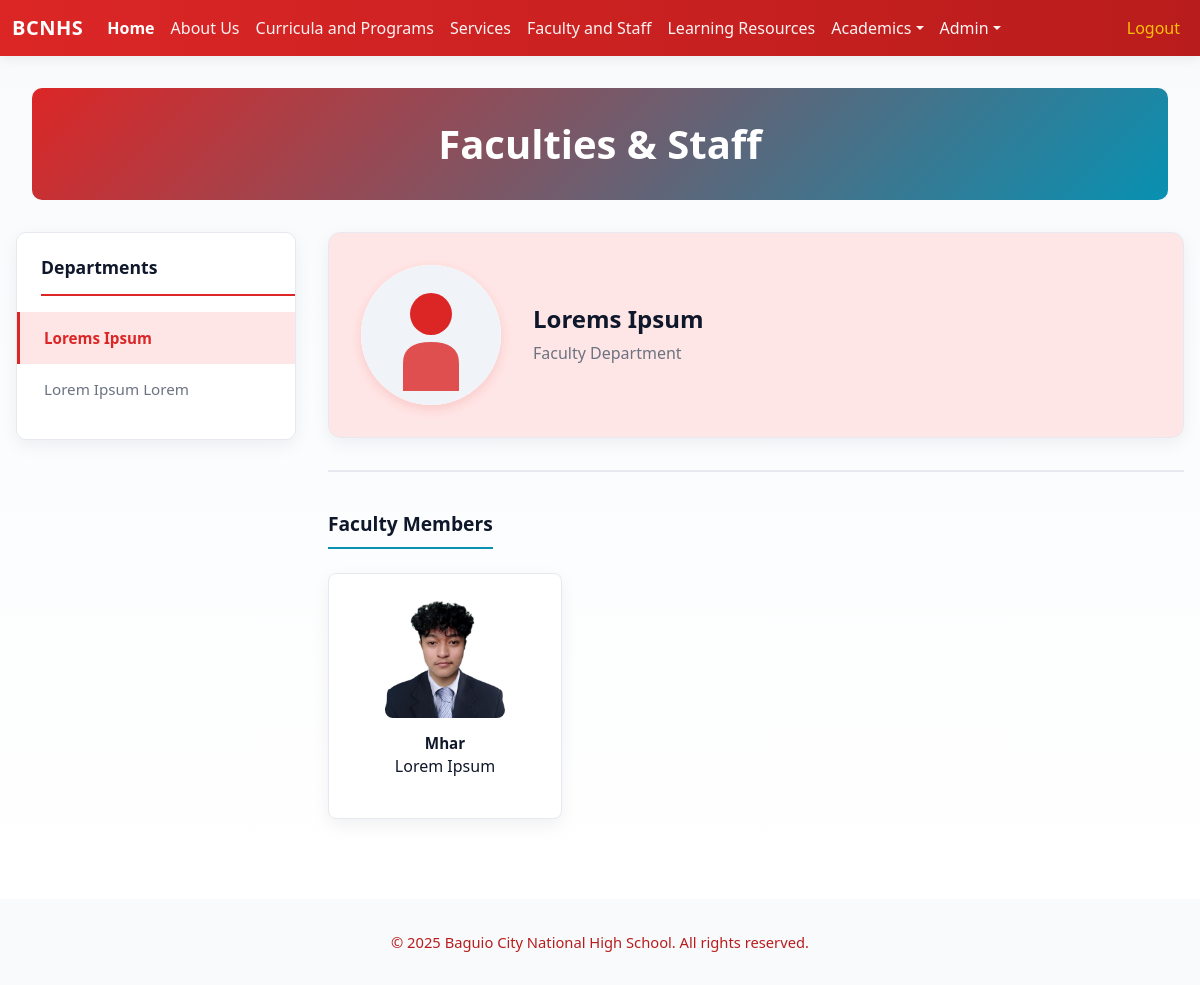
Screenshot of /faculties_staff/index.php (signed in) with the database file from the repository.
### tables this page shows
CREATE TABLE `faculty` (
  `id` int(11) NOT NULL,
  `name` text NOT NULL
);

### functions/functions.php (called while the page is built, shortened)
<?php
class Database {
    private $pdo;
    public function __construct() {
        $host = 'localhost';
        $user = 'root';
        $pass = '';
        $dbname = 'bcnhs';
        $charset = 'utf8mb4';
        try {
            $dsn = "mysql:host=$host;dbname=$dbname;charset=$charset";
            $options = [
                PDO::ATTR_ERRMODE            => PDO::ERRMODE_EXCEPTION,
                PDO::ATTR_DEFAULT_FETCH_MODE => PDO::FETCH_ASSOC,
                PDO::ATTR_EMULATE_PREPARES   => false,
            ];
            $this->pdo = new PDO($dsn, $user, $pass, $options);
        } catch (PDOException $e) {
            die("connection failed: " . $e->getMessage());
        }
    }
    public function getPDO() {
        return $this->pdo;
    }
}
class FacultyModule {
    private $pdo;
    public function __construct() {
        $db = new Database();
        $this->pdo = $db->getPDO();
    }
    public function fetchFaculty() {
        $fetch = $this->pdo->query("SELECT * FROM faculty");
        return $fetch->fetchAll();
    }
}
class FacultyStaffModule {
    private $pdo;
    public function __construct() {
        $db = new Database();
        $this->pdo = $db->getPDO();
    }
    public function fetchFacultyStaff() {
        $fetch = $this->pdo->query("SELECT fs.*, f.name as faculty_name FROM `faculty-staff` fs LEFT JOIN faculty f ON fs.faculty_id = f.id");
        return $fetch->fetchAll();
    }
}
?>

### faculties_staff/index.php (the view, shortened to what this page needs)
<?php
include('../functions/functions.php');
$facultyModule = new FacultyModule();
$faculties = $facultyModule->fetchFaculty();
$staffModule = new FacultyStaffModule();
$staffMembers = $staffModule->fetchFacultyStaff();
?>
<!DOCTYPE html>
<html lang="en">
<head>
    <link href="../node_modules/bootstrap/dist/css/bootstrap.min.css" rel="stylesheet">
    <link href="../css/style.css" rel="stylesheet">
</head>
<body>
    <?php include('../includes/header.php'); ?>
    <main class="faculties-staff-main">
        <h1 style="text-align: center; margin-bottom: 2rem; font-size: 2.5rem; font-weight: 700; color: white; background: linear-gradient(135deg, var(--color-primary), var(--color-secondary)); padding: 2rem 1rem; border-radius: 10px; margin: 0 1rem 2rem 1rem;">Faculties & Staff</h1>
        <div class="faculties-container">
            <aside class="faculties-sidebar">
                <nav class="faculties-nav">
                    <h3 class="nav-title">Departments</h3>
                    <ul class="nav-list">
                        <?php foreach($faculties as $index => $faculty){ ?>
                        <li><a href="#dept-<?php echo $index; ?>" class="nav-link <?php echo $index === 0 ? 'active' : ''; ?>" data-dept="<?php echo $index; ?>"><?php echo $faculty['name'] ?></a></li>
                        <?php }?>
                    </ul>
                </nav>
            </aside>
            <section class="faculties-content">
                <?php foreach($faculties as $index => $faculty){ ?>
                <div id="dept-<?php echo $index; ?>" class="department-section <?php echo $index === 0 ? 'active' : ''; ?>">
                    <div class="department-head">
                        <div class="head-card">
                            <div class="head-photo">
                                <svg xmlns="http://www.w3.org/2000/svg" viewBox="0 0 100 100" width="100" height="100">
                                    <circle cx="50" cy="50" r="50" fill="#f0f4f8"/>
                                    <circle cx="50" cy="35" r="15" fill="#dc2626"/>
                                    <path d="M 30 70 Q 30 55 50 55 Q 70 55 70 70 L 70 90 Q 70 90 50 90 Q 30 90 30 90 Z" fill="#dc2626" opacity="0.8"/>
                                </svg>
                            </div>
                            <div class="head-info">
                                <h3 class="head-name"><?php echo $faculty['name'] ?></h3>
                                <p class="head-position">Faculty Department</p>
                            </div>
                        </div>
                    </div>
                    <h4 class="staff-title">Faculty Members</h4>
                    <div class="staff-grid">
                        <?php
                        $deptStaff = array_filter($staffMembers, function($staff) use ($faculty) {
                            return isset($staff['faculty_id']) && $staff['faculty_id'] == $faculty['id'];
                        });
                        if(count($deptStaff) > 0) {
                            foreach($deptStaff as $staff){ ?>
                            <div class="staff-card">
                                <div class="staff-photo">
                                    <img src="../uploads/faculty/<?php echo $staff['imgPath'] ?>" alt="<?php echo $staff['name'] ?>">
                                </div>
                                <p class="staff-name"><?php echo $staff['name'] ?></p>
                                <p><?php echo $staff['position'] ?></p>
                            </div>
                            <?php }
                        } else {
                            echo '<p class="no-staff">No staff members available for this department.</p>';
                        }
                        ?>
                    </div>
                </div>
                <?php } ?>
            </section>
        </div>
    </main>
    <?php
    include('../includes/footer.php'); ?>
</body>
</html>

### css/style.css (style rules this page uses)
:root { --color-primary: #dc2626; --color-primary-600: #b91c1c; --color-primary-100: #ffe6e6; --color-secondary: #0891b2; --color-secondary-600: #046e75; --color-accent: #f97316; --color-bg: #ffffff; --color-surface: #f8fafc; --color-muted: #6b7280; --color-text: #0f172a; --color-border: #e6e9ef; --color-muted-200: #9ca3af; }
body { color: var(--color-text); background: var(--color-bg); }
a { color: var(--color-primary); }
.faculties-staff-main { padding: 2rem 1rem; background: linear-gradient(180deg, var(--color-surface), var(--color-bg)); min-height: calc(100vh - 140px); }
.faculties-container { max-width: 1400px; margin: 0 auto; display: grid; grid-template-columns: 280px 1fr; gap: 2rem; }
.faculties-sidebar { position: sticky; top: 100px; height: fit-content; }
.faculties-nav { background: var(--color-bg); border-radius: 10px; padding: 1.5rem 0; box-shadow: 0 6px 18px rgba(12, 22, 43, 0.06); border: 1px solid var(--color-border); }
.nav-title { font-size: 1.1rem; font-weight: 700; color: var(--color-text); margin: 0 0 1rem 1.5rem; padding-bottom: 1rem; border-bottom: 2px solid var(--color-primary); }
.nav-list { list-style: none; padding: 0; margin: 0; }
.nav-list li { margin: 0; padding: 0; }
.faculties-nav .nav-link { display: block; padding: 0.9rem 1.5rem; color: var(--color-muted); text-decoration: none; font-size: 0.95rem; border-left: 3px solid transparent; transition: all 0.2s ease; }
.faculties-nav .nav-link.active { background: var(--color-primary-100); color: var(--color-primary); border-left-color: var(--color-primary); font-weight: 600; }
.faculties-content { width: 100%; }
.department-section { display: none; }
.department-section.active { display: block; animation: fadeIn 0.3s ease; }
.department-head { margin-bottom: 2.5rem; padding-bottom: 2rem; border-bottom: 2px solid var(--color-border); }
.head-card { background: linear-gradient(135deg, var(--color-primary-100), #ffe6e6); border-radius: 12px; padding: 2rem; display: flex; align-items: center; gap: 2rem; box-shadow: 0 6px 18px rgba(12, 22, 43, 0.06); border: 1px solid var(--color-border); }
.head-photo { width: 140px; height: 140px; border-radius: 50%; flex: 0 0 140px; background: var(--color-bg); display: flex; align-items: center; justify-content: center; overflow: hidden; box-shadow: 0 4px 12px rgba(220, 38, 38, 0.15); }
.head-photo svg { width: 100%; height: 100%; display: block; }
.head-info { flex: 1; display: flex; flex-direction: column; justify-content: center; }
.head-name { font-size: 1.5rem; font-weight: 700; color: var(--color-text); margin: 0 0 0.5rem 0; }
.head-position { font-size: 1rem; color: var(--color-muted); margin: 0; font-weight: 500; }
.staff-title { font-size: 1.2rem; font-weight: 600; color: var(--color-text); margin-top: 0; margin-bottom: 1.5rem; padding-bottom: 0.75rem; border-bottom: 2px solid var(--color-secondary); display: inline-block; }
.staff-grid { display: grid; grid-template-columns: repeat(2, 1fr); gap: 2rem; margin-bottom: 3rem; max-width: 500px; }
.staff-card { background: var(--color-bg); border-radius: 8px; padding: 1.5rem; text-align: center; box-shadow: 0 6px 18px rgba(12, 22, 43, 0.06); border: 1px solid var(--color-border); transition: all 0.2s ease; cursor: pointer; }
.staff-photo { width: 120px; height: 120px; border-radius: 8px; margin: 0 auto 1rem; background: var(--color-surface); display: flex; align-items: center; justify-content: center; overflow: hidden; flex: 0 0 120px; transition: all 0.2s ease; }
.staff-photo img { width: 100%; height: 100%; object-fit: cover; display: block; }
.staff-name { font-size: 0.95rem; font-weight: 600; color: var(--color-text); margin: 0; line-height: 1.3; }

### rows the page displays
faculty: name "Lorems Ipsum"
faculty: name "Lorem Ipsum Lorem"
faculty-staff: imgPath (picture), name "Mhar", position "Lorem Ipsum"
